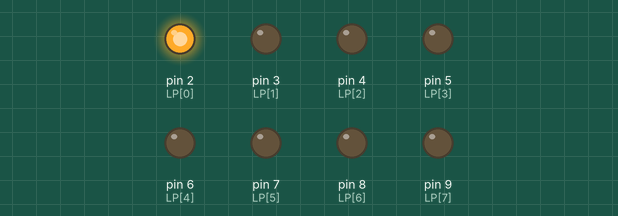
This sketch was run on a simulated Arduino Uno, built with avr-gcc and run on an emulated ATmega328P. Shown: output pins drawn as LEDs (lit = HIGH).

Above: at 0.02 s.
At 0.37 s:
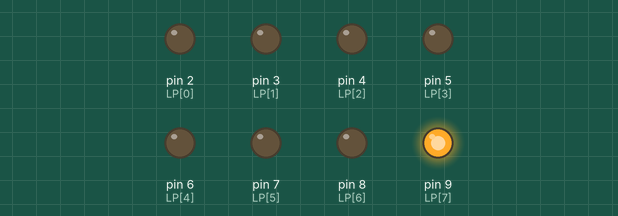
At 0.72 s:
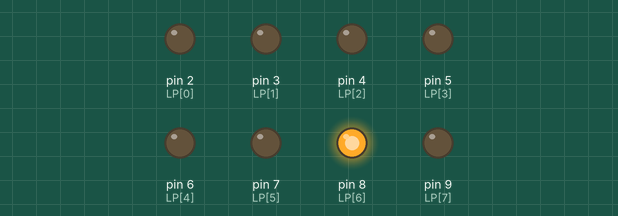
At 1.47 s:
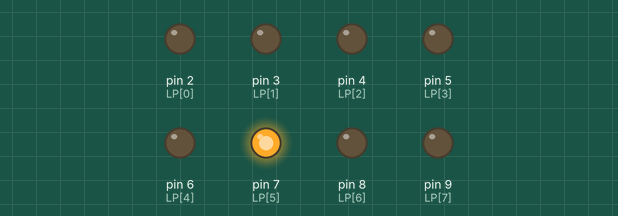
At 2.17 s:
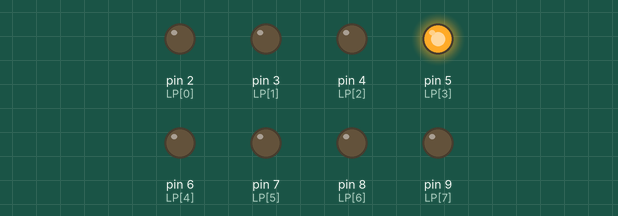
At 2.92 s:
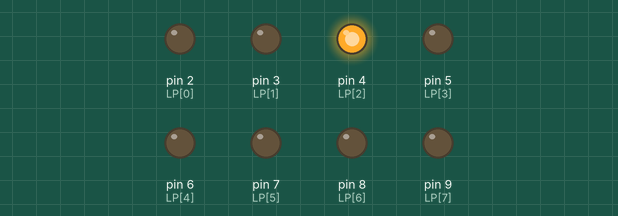
Timing chart, 0 to 3.2 s (numbered marks = the images above):
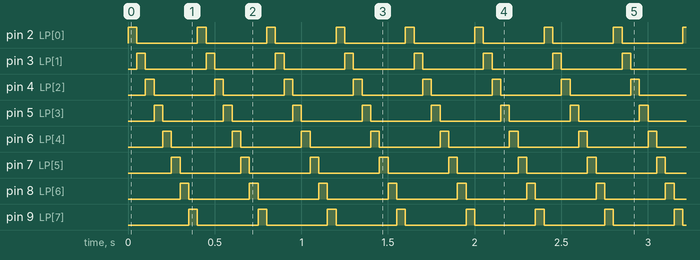

The sketch:

LED8.ino
```cpp
//BCR
int LP[] = {2, 3, 4, 5, 6, 7, 8, 9};
int OL = 7;

void setup() {
  for (int i = 0; i < 8; i++) {
    pinMode(LP[i], OUTPUT);
  }
}
void loop() {
  OAT();
}
void OAT() {
  int DT = 100;
  for (int i = 0; i <= 7; i ++ ) {
    int OL = i - 1;
    if (i == 0) {
      OL = 7;
    }
    digitalWrite(LP [i], HIGH);
    digitalWrite(LP [OL], LOW);
    delay(50);
  }
}
```

Measured:
- by itself, pin 2 (LP[0]), pin 3 (LP[1]), pin 4 (LP[2]), pin 5 (LP[3]), pin 6 (LP[4]), pin 7 (LP[5]), pin 8 (LP[6]), pin 9 (LP[7]): alternates HIGH for 0.05 s and LOW for 0.35 s
- by itself, everything shown: repeats every 0.40 s, in 8 steps
